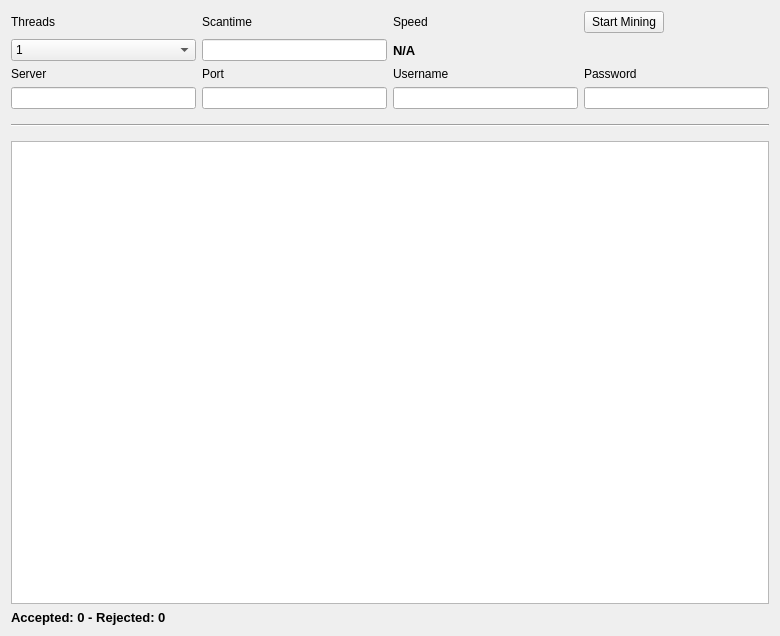
<?xml version="1.0" encoding="UTF-8"?>
<ui version="4.0">
 <class>MiningPage</class>
 <widget class="QWidget" name="MiningPage">
  <property name="geometry">
   <rect>
    <x>0</x>
    <y>0</y>
    <width>780</width>
    <height>636</height>
   </rect>
  </property>
  <property name="windowTitle">
   <string>Mining</string>
  </property>
  <layout class="QGridLayout" name="gridLayout">
   <property name="sizeConstraint">
    <enum>QLayout::SetMaximumSize</enum>
   </property>
   <item row="8" column="0">
    <widget class="QLineEdit" name="rpcServerLine"/>
   </item>
   <item row="7" column="2">
    <widget class="QLabel" name="rpcUsernameLabel">
     <property name="text">
      <string>Username</string>
     </property>
    </widget>
   </item>
   <item row="7" column="0">
    <widget class="QLabel" name="rpcServerLabel">
     <property name="text">
      <string>Server</string>
     </property>
    </widget>
   </item>
   <item row="8" column="2">
    <widget class="QLineEdit" name="usernameLine"/>
   </item>
   <item row="7" column="3">
    <widget class="QLabel" name="rpcPasswordLabel">
     <property name="text">
      <string>Password</string>
     </property>
    </widget>
   </item>
   <item row="8" column="3">
    <widget class="QLineEdit" name="passwordLine"/>
   </item>
   <item row="3" column="0">
    <widget class="QLabel" name="threadsLabel">
     <property name="text">
      <string>Threads</string>
     </property>
    </widget>
   </item>
   <item row="7" column="1">
    <widget class="QLabel" name="rpcPortLabel">
     <property name="text">
      <string>Port</string>
     </property>
    </widget>
   </item>
   <item row="8" column="1">
    <widget class="QLineEdit" name="portLine">
     <property name="maxLength">
      <number>5</number>
     </property>
    </widget>
   </item>
   <item row="4" column="0">
    <widget class="QComboBox" name="threadsBox">
     <item>
      <property name="text">
       <string>1</string>
      </property>
     </item>
     <item>
      <property name="text">
       <string>2</string>
      </property>
     </item>
     <item>
      <property name="text">
       <string>3</string>
      </property>
     </item>
     <item>
      <property name="text">
       <string>4</string>
      </property>
     </item>
     <item>
      <property name="text">
       <string>5</string>
      </property>
     </item>
     <item>
      <property name="text">
       <string>6</string>
      </property>
     </item>
     <item>
      <property name="text">
       <string>7</string>
      </property>
     </item>
     <item>
      <property name="text">
       <string>8</string>
      </property>
     </item>
    </widget>
   </item>
   <item row="3" column="1">
    <widget class="QLabel" name="scantimeLabel">
     <property name="layoutDirection">
      <enum>Qt::LeftToRight</enum>
     </property>
     <property name="text">
      <string>Scantime</string>
     </property>
    </widget>
   </item>
   <item row="4" column="1">
    <widget class="QLineEdit" name="scantimeLine"/>
   </item>
   <item row="3" column="2">
    <widget class="QLabel" name="speedTitleLabel">
     <property name="sizePolicy">
      <sizepolicy hsizetype="Maximum" vsizetype="Preferred">
       <horstretch>0</horstretch>
       <verstretch>0</verstretch>
      </sizepolicy>
     </property>
     <property name="minimumSize">
      <size>
       <width>0</width>
       <height>0</height>
      </size>
     </property>
     <property name="text">
      <string>Speed</string>
     </property>
    </widget>
   </item>
   <item row="4" column="2">
    <widget class="QLabel" name="mineSpeedLabel">
     <property name="sizePolicy">
      <sizepolicy hsizetype="Preferred" vsizetype="Preferred">
       <horstretch>0</horstretch>
       <verstretch>0</verstretch>
      </sizepolicy>
     </property>
     <property name="font">
      <font>
       <pointsize>10</pointsize>
       <weight>75</weight>
       <bold>true</bold>
      </font>
     </property>
     <property name="text">
      <string>N/A</string>
     </property>
    </widget>
   </item>
   <item row="3" column="3">
    <widget class="QPushButton" name="startButton">
     <property name="sizePolicy">
      <sizepolicy hsizetype="Fixed" vsizetype="Fixed">
       <horstretch>0</horstretch>
       <verstretch>0</verstretch>
      </sizepolicy>
     </property>
     <property name="text">
      <string>Start Mining</string>
     </property>
    </widget>
   </item>
   <item row="9" column="0" colspan="4">
    <widget class="Line" name="line">
     <property name="sizePolicy">
      <sizepolicy hsizetype="Minimum" vsizetype="Fixed">
       <horstretch>0</horstretch>
       <verstretch>0</verstretch>
      </sizepolicy>
     </property>
     <property name="minimumSize">
      <size>
       <width>0</width>
       <height>20</height>
      </size>
     </property>
     <property name="orientation">
      <enum>Qt::Horizontal</enum>
     </property>
    </widget>
   </item>
   <item row="14" column="0" colspan="4">
    <widget class="QListWidget" name="list">
     <property name="autoScrollMargin">
      <number>100000</number>
     </property>
     <property name="movement">
      <enum>QListView::Snap</enum>
     </property>
     <property name="batchSize">
      <number>10</number>
     </property>
    </widget>
   </item>
   <item row="15" column="0" colspan="4">
    <widget class="QLabel" name="shareCount">
     <property name="font">
      <font>
       <pointsize>10</pointsize>
       <weight>75</weight>
       <bold>true</bold>
      </font>
     </property>
     <property name="text">
      <string>Accepted: 0 - Rejected: 0</string>
     </property>
    </widget>
   </item>
  </layout>
 </widget>
 <layoutdefault spacing="6" margin="11"/>
 <tabstops>
  <tabstop>startButton</tabstop>
  <tabstop>threadsBox</tabstop>
  <tabstop>scantimeLine</tabstop>
  <tabstop>rpcServerLine</tabstop>
  <tabstop>portLine</tabstop>
  <tabstop>usernameLine</tabstop>
  <tabstop>passwordLine</tabstop>
  <tabstop>list</tabstop>
 </tabstops>
 <resources/>
 <connections/>
</ui>
